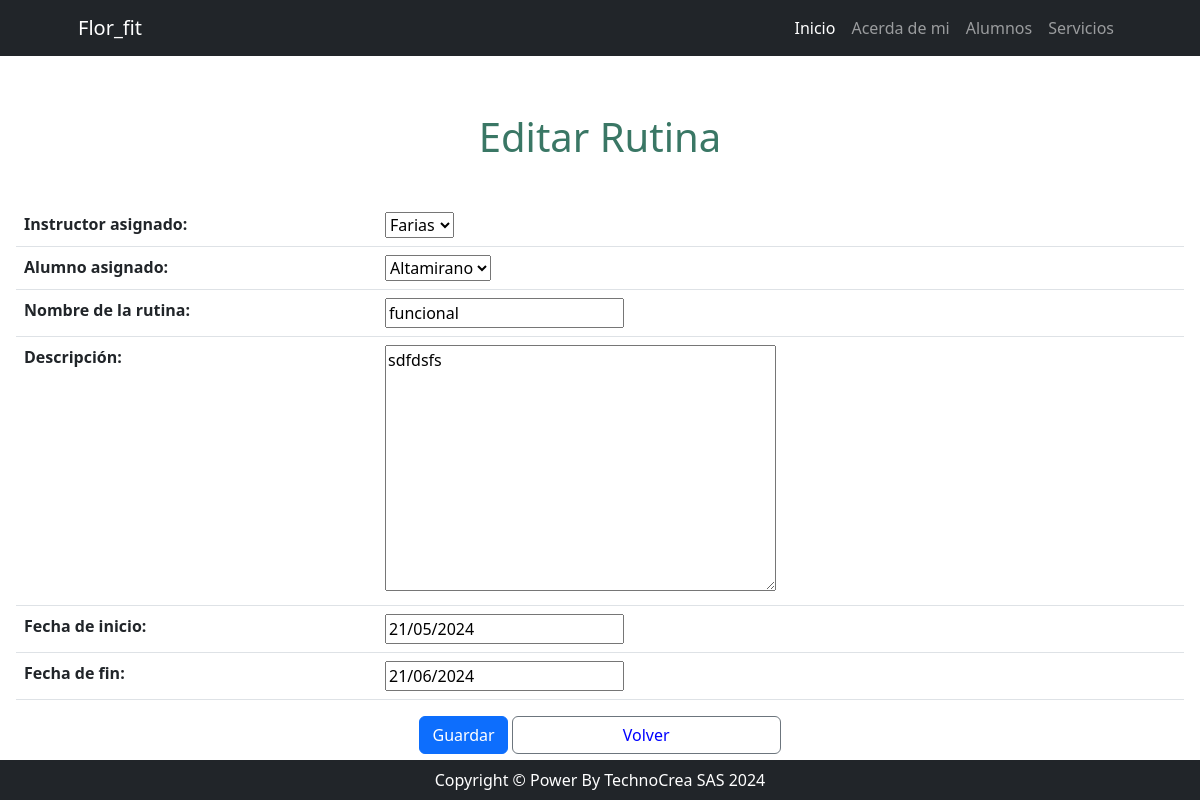
The page /usuario/rutina/update/6 on the database its author committed.
### usuario/models.py (models this page shows, shortened)
class Rutina(models.Model):
    instructor = models.ForeignKey(Instructor, on_delete=models.CASCADE, verbose_name="Instructor asignado")
    alumno = models.ForeignKey(Alumno, on_delete=models.CASCADE, verbose_name="Alumno asignado")
    nombre = models.CharField(max_length=150, verbose_name="Nombre de la rutina")
    descripcion = models.TextField(verbose_name="Descripción")
    fecha_inicio = models.DateField(verbose_name="Fecha de inicio")
    fecha_fin = models.DateField(verbose_name="Fecha de fin")
    class Meta:
        verbose_name = 'Rutina'
        verbose_name_plural = 'Rutinas'

### usuario/views.py (the view)
# urls.py: path('rutina/update/<int:pk>', views.rutina_update, name='rutina_update'),
def rutina_update(request, pk: int):
    consulta = get_object_or_404(Rutina, id=pk)
    if request.method == "POST":
        form = RutinaCreateForm(request.POST, instance=consulta)
        if form.is_valid():
            form.save()
            return redirect("usuario:rutina_list")
    else:  # GET
        form = RutinaCreateForm(instance=consulta)
    return render(request, "usuario/rutina_form.html", {"form": form})

### usuario/forms.py
class RutinaCreateForm(forms.ModelForm):
    class Meta:
        model = models.Rutina
        fields = ["instructor","alumno", "nombre", "descripcion", "fecha_inicio", "fecha_fin"]

### usuario/models.py (called while the page is built)
    def __str__(self):
        return self.apellido

    def __str__(self):
        return self.apellido

### usuario/templates/usuario/rutina_form.html (shortened to what this page needs)
{% extends 'core/base.html' %}
{% block content %}
<header>
    <h1 class="text-center" style="padding-top: 1.5cm; padding-bottom: 0.5cm; color: #3a7765;">
        {% if form.instance.pk %}
            Editar Rutina
        {% else %}
            Nueva Rutina
        {% endif %}
    </h1>
</header>
<form method="post" class="p-3">
    <table class="table">
        {{ form.as_table }}
    </table>
    <div class="text-center mt-3">
        <button type="submit" class="btn btn-primary">Guardar</button>
        <a href="{% url 'usuario:alumnos_list' %}" class="btn btn-outline-secondary" style="width: 23%; color: blue;">Volver</a>
    </div>
</form>
{% endblock content %}

### rows shown on the page
Rutina: instructor "Farias", alumno "Altamirano", nombre "funcional", descripcion "sdfdsfs", fecha_inicio "21/05/2024", fecha_fin "21/06/2024"
